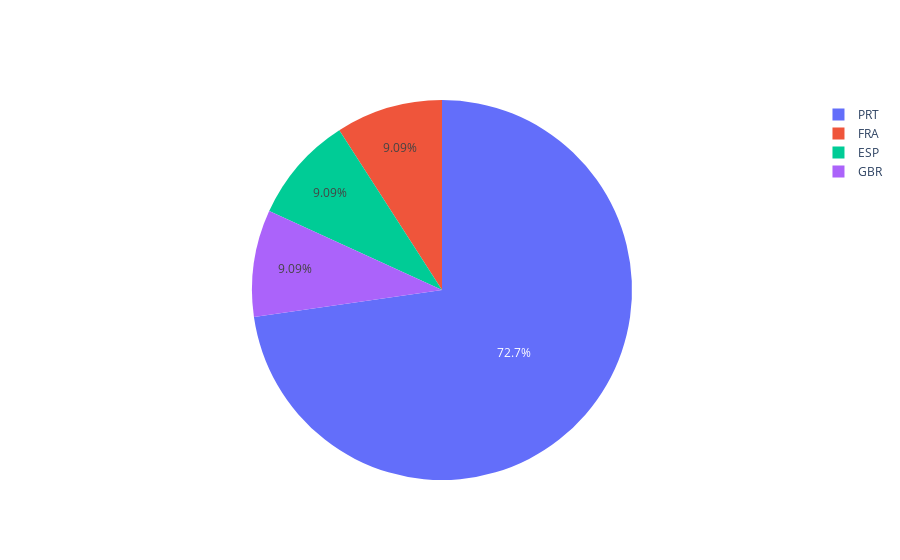

The notebook cell this image was saved under:
### Code cell
iplot([trace])

### Figure 1 — Plotly figure (JSON) as saved in the notebook; plotly's stock layout.template omitted (floating-point values rounded to 4 significant figures)
{"data": [{"labels": ["PRT", "FRA", "ESP", "GBR"], "type": "pie", "values": [8, 1, 1, 1]}], "layout": {}}
